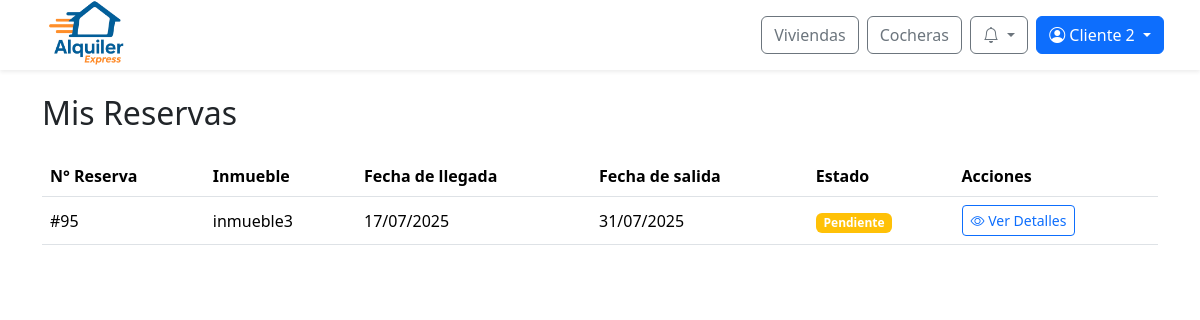
The page /reservas/ (signed in) on the database its author committed.
### web/models.py (models this page shows, shortened)
class Reserva(models.Model):
    id_reserva = models.AutoField(primary_key=True)
    fecha_inicio = models.DateTimeField(default=timezone.now)
    fecha_fin = models.DateTimeField()
    precio_total = models.DecimalField(max_digits=10, decimal_places=2)
    estado = models.ForeignKey(Estado, on_delete=models.SET_NULL, null=True)  # Aquí está el estado FK
    inmueble = models.ForeignKey(Inmueble, null=True, blank=True, on_delete=models.SET_NULL)
    cochera = models.ForeignKey(Cochera, null=True, blank=True, on_delete=models.SET_NULL)
    descripcion = models.TextField()
    creada_en = models.DateTimeField(default=timezone.now)
    aprobada_en = models.DateTimeField(null=True, blank=True)
    cantidad_adultos = models.PositiveIntegerField(default=1, verbose_name="Cantidad de adultos")
    cantidad_ninos = models.PositiveIntegerField(default=0, verbose_name="Cantidad de niños")
    patente = models.CharField(max_length=20, null=True, blank=True, verbose_name="Patente del vehículo")

class Inmueble(models.Model):
    id_inmueble = models.AutoField(primary_key=True)
    nombre = models.CharField(max_length=100, unique=True)
    direccion = models.TextField()
    provincia = models.ForeignKey(Provincia, on_delete=models.SET_NULL, null=True)
    ciudad = models.ForeignKey(Ciudad, on_delete=models.SET_NULL, null=True)
    descripcion = models.TextField()
    cantidad_banios = models.IntegerField()
    cantidad_ambientes = models.IntegerField()
    cantidad_camas = models.IntegerField()
    cantidad_huespedes = models.IntegerField()
    precio_por_dia = models.DecimalField(max_digits=10, decimal_places=2)
    politica_cancelacion = models.TextField()
    fecha_publicacion = models.DateField()
    cochera = models.ForeignKey(Cochera, null=True, blank=True, on_delete=models.SET_NULL)
    estado = models.ForeignKey(Estado, on_delete=models.SET_NULL, null=True)
    empleado = models.ForeignKey(Perfil, null=True, blank=True, on_delete=models.SET_NULL)
    minimo_dias_alquiler = models.PositiveIntegerField(default=1, verbose_name="Mínimo de días de alquiler")
    def __str__(self):
        return self.nombre

### web/views/viewsReservas.py (the view)
# urls.py: path('reservas/', viewsReservas.reservas_usuario, name='reservas_usuario'),
@login_required
def reservas_usuario(request):
    reservas = Reserva.objects.filter(clienteinmueble__cliente=request.user.perfil).distinct().order_by('-id_reserva')
    return render(request, 'reservas.html', {
        'reservas': reservas
    })

### web/authentication.py (called while the page is built)
    def get_user(self, user_id):
        try:
            return User.objects.get(pk=user_id)
        except User.DoesNotExist:
            return None

### web/context_processors.py (called while the page is built)
def notifications(request):
    if request.user.is_authenticated:
        try:
            return {
                'notificaciones': request.user.perfil.notificacion_set.order_by('-fecha_creacion')[:10],
                'notificaciones_no_leidas': request.user.perfil.notificacion_set.filter(leido=False).count()
            }
        except Exception:
            return {}
    return {}

def is_client_context(request):
    return {'is_client': is_client(request.user)}

### web/templatetags/user_groups.py (called while the page is built)
@register.filter(name='has_group')
def has_group(user, group_name):
    if not user.is_authenticated:
        return False
    return user.groups.filter(name=group_name).exists()

### web/utils.py (called while the page is built)
def is_client(user):
    return user.is_authenticated and user.groups.filter(name="cliente").exists()

### web/templates/reservas.html (shortened to what this page needs)
{% extends 'base/base.html' %}
{% load static %}
{% block content %}
<div class="container pt-4" style="margin-top: 70px;">
  <h2 class="mb-4">Mis Reservas</h2>
  {% if reservas %}
    <div class="table-responsive">
      <table class="table table-hover align-middle">
        <thead>
          <tr>
            <th>N° Reserva</th>
            <th>Inmueble</th>
            <th>Fecha de llegada</th>
            <th>Fecha de salida</th>
            <th>Estado</th>
            <th>Acciones</th>
          </tr>
        </thead>
        <tbody>
          {% for reserva in reservas %}
          <tr>
            <td>
              #{{ reserva.id_reserva }}
            </td>
            <td>
              {% if reserva.inmueble %}
                {{ reserva.inmueble }}
              {% elif reserva.cochera %}
                {{ reserva.cochera }}
              {% else %}
                -
              {% endif %}
            </td>
            <td>{{ reserva.fecha_inicio|date:"d/m/Y" }}
            </td>
            <td>{{ reserva.fecha_fin|date:"d/m/Y" }}
            </td>
            <td>
              <span class="badge
                {% if reserva.estado.nombre == 'Confirmada' %}bg-success
                {% elif reserva.estado.nombre == 'Cancelada' %}bg-danger
                {% elif reserva.estado.nombre == 'Rechazada' %}bg-secondary
                {% elif reserva.estado.nombre == 'Pagada' %}bg-info
                {% elif reserva.estado.nombre == 'Aprobada' %}bg-primary
                {% elif reserva.estado.nombre == 'Pendiente' or reserva.estado.nombre == 'Concurrente' %}bg-warning
                {% elif reserva.estado.nombre == 'Finalizada' %}bg-dark
                {% else %}bg-warning{% endif %}">
                {% if reserva.estado.nombre == 'Concurrente' %}Pendiente{% else %}{{ reserva.estado.nombre }}{% endif %}
              </span>
            </td>
            <td>
              <a href="{% url 'ver_detalle_reserva' reserva.id_reserva %}" class="btn btn-outline-primary btn-sm">
                <i class="bi bi-eye"></i> Ver Detalles
              </a>
            </td>
          </tr>
          {% endfor %}
        </tbody>
      </table>
    </div>
  {% else %}
    <div class="alert alert-info">No tienes reservas registradas.</div>
  {% endif %}
</div>
{% endblock %}

### web/templates/base/base.html (shortened to what this page needs)
{% load static %}
{% load user_groups %}
<!DOCTYPE html>
<html lang="es">
<head>
  <link rel="stylesheet" href="{% static 'css/normalize.css' %}">
  <link href="https://cdn.jsdelivr.net/npm/bootstrap@5.3.3/dist/css/bootstrap.min.css" rel="stylesheet">
  <link href="https://cdn.jsdelivr.net/npm/bootstrap-icons@1.10.5/font/bootstrap-icons.css" rel="stylesheet">
  <link rel="stylesheet" href="https://cdn.jsdelivr.net/npm/sweetalert2@11/dist/sweetalert2.min.css">
  <link rel="stylesheet" href="{% static 'css/global.css' %}">
  <link rel="stylesheet" href="{% static 'css/notification.css' %}">
</head>
<body>
  <nav class="navbar navbar-expand-lg navbar-light bg-white fixed-top shadow-sm px-4">
    <div class="navbar__container container-fluid d-flex align-items-center justify-content-between">
      <div class="d-flex align-items-center me-3">
        <a href="{% url 'index' %}">
          <img src="{% static 'img/logo-alquiler-express-3.png' %}" alt="Logo Alquiler Express" class="navbar__icon">
        </a>
      </div>
      <div class="navbar__buttons d-flex align-items-center ms-3">
        <a href="{% url 'buscar_inmuebles' %}" class="btn btn-outline-secondary me-2">Viviendas</a>
        <a href="{% url 'buscar_cocheras' %}" class="btn btn-outline-secondary me-2">Cocheras</a>
        {% if user.is_authenticated %}
          <div class="dropdown me-2">
            <button class="btn btn-outline-secondary position-relative dropdown-toggle"
                    type="button"
                    id="notificacionesDropdown"
                    data-bs-toggle="dropdown"
                    aria-expanded="false"
                    onclick="marcarTodasLeidas('{% url 'marcar_todas_leidas' %}', '{{ csrf_token }}')">
              <i class="bi bi-bell"></i>
            </button>
          </div>
          <div class="dropdown">
            <button class="btn btn-primary dropdown-toggle" type="button" id="userOptionsDropdown" data-bs-toggle="dropdown" aria-expanded="false">
              <i class="bi bi-person-circle"></i> {{ user.first_name|default:user.username }}
            </button>
          </div>
        {% else %}
          <a href="{% url 'login' %}" class="btn btn-outline-secondary me-2">Iniciar sesión</a>
          <a href="{% url 'register' %}" class="btn btn-primary">Registrarse</a>
        {% endif %}
      </div>
    </div>
  </nav>
  {% block content %}{% endblock content %}
</body>
</html>

### web/static/css/global.css (style rules this page uses)
:root { --color-azul-alquiler: #005A87; --color-azul-hover: #004466; --color-azul-active: #003347; --color-azul-focus-shadow: rgba(0, 90, 135, 0.25); --color-naranja-alquiler: #F26A1B; --color-naranja-hover: #d85b17; --color-naranja-active: #b84e14; --color-naranja-focus-shadow: rgba(242, 106, 27, 0.25); }
.navbar { height: 70px; }
.navbar__container { height: 70px; }
.navbar__icon { height: 72px; }

### rows shown on the page
Reserva: id_reserva "95", inmueble "inmueble3", fecha_inicio "17/07/2025", fecha_fin "31/07/2025", shows "Pendiente"

### other values the page prints
{{ user.first_name|default:user.username }} "Cliente 2"
